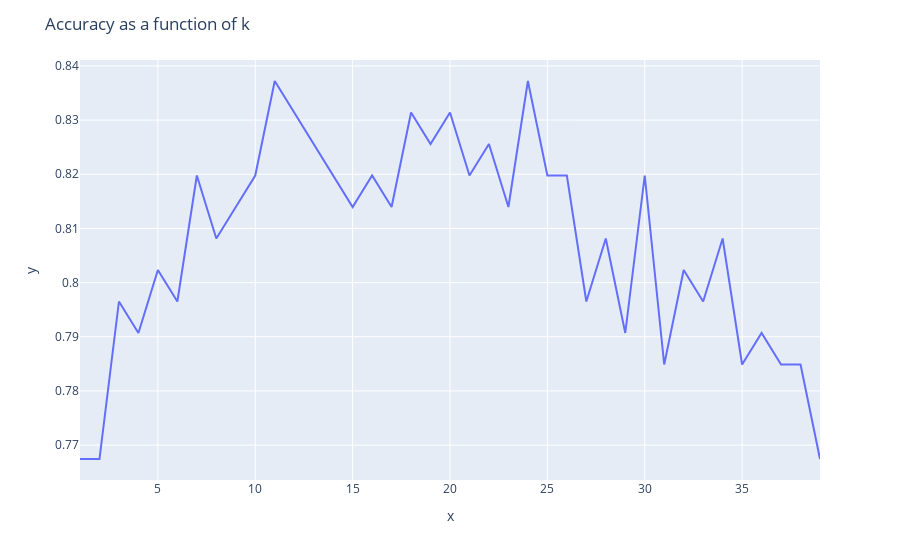

Notebook code cell kept with this figure:
### Markdown cell above
k=35 gives the highest accuracy of 0.3372093 with the Euclidean metric on the training data

### Code cell
## Find k that gives the highest accuracy with cossim metric on training data
plot_accuracy(cossim, train)

### Figure 1 — Plotly figure (JSON) as saved in the notebook; plotly's stock layout.template omitted (floating-point values rounded to 4 significant figures)
{"data": [{"hovertemplate": "x=%{x}<br>y=%{y}<extra></extra>", "legendgroup": "", "line": {"color": "#636efa", "dash": "solid"}, "marker": {"symbol": "circle"}, "mode": "lines", "name": "", "orientation": "v", "showlegend": false, "type": "scatter", "x": [1, 2, 3, 4, 5, 6, 7, 8, 9, 10, 11, 12, 13, 14, 15, 16, 17, 18, 19, 20, 21, 22, 23, 24, 25, 26, 27, 28, 29, 30, 31, 32, 33, 34, 35, 36, 37, 38, 39], "xaxis": "x", "y": [0.7674, 0.7674, 0.7965, 0.7907, 0.8023, 0.7965, 0.8198, 0.8081, 0.814, 0.8198, 0.8372, 0.8314, 0.8256, 0.8198, 0.814, 0.8198, 0.814, 0.8314, 0.8256, 0.8314, 0.8198, 0.8256, 0.814, 0.8372, 0.8198, 0.8198, 0.7965, 0.8081, 0.7907, 0.8198, 0.7849, 0.8023, 0.7965, 0.8081, 0.7849, 0.7907, 0.7849, 0.7849, 0.7674], "yaxis": "y"}], "layout": {"legend": {"tracegroupgap": 0}, "margin": {"t": 60}, "title": {"text": "Accuracy as a function of k"}, "xaxis": {"anchor": "y", "domain": [0, 1], "title": {"text": "x"}}, "yaxis": {"anchor": "x", "domain": [0, 1], "title": {"text": "y"}}}}
